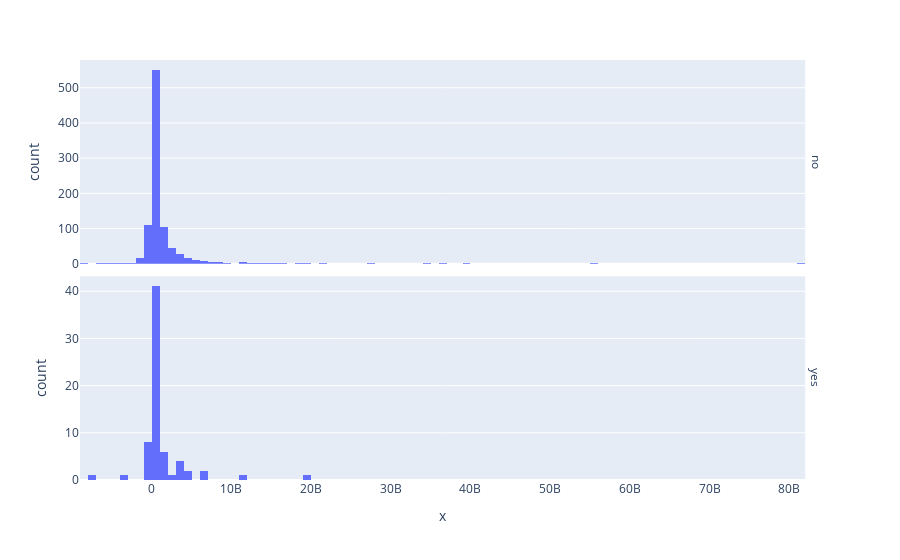

Write notebook code for a chart like this one.
### Code cell
# And finally, to remove the facet_row from the plot on the side of the graph
fig = px.histogram(x=fortune.profit, facet_row=fortune.ceo_woman)
fig.update_yaxes(matches=None)
fig.for_each_annotation(lambda a: a.update(text=a.text.split("=")[-1]))
fig.show()

### Figure 1 — Plotly figure (JSON) as saved in the notebook; plotly's stock layout.template omitted (floating-point values rounded to 4 significant figures; data arrays with more than 128 entries replaced by an {"elided": "..."} marker saying what was removed)
{"data": [{"alignmentgroup": "True", "bingroup": "x", "hovertemplate": "facet_row=no<br>x=%{x}<br>count=%{y}<extra></extra>", "legendgroup": "", "marker": {"color": "#636efa", "pattern": {"shape": ""}}, "name": "", "offsetgroup": "", "orientation": "v", "showlegend": false, "type": "histogram", "x": {"elided": "932 float values"}, "xaxis": "x2", "yaxis": "y2"}, {"alignmentgroup": "True", "bingroup": "x", "hovertemplate": "facet_row=yes<br>x=%{x}<br>count=%{y}<extra></extra>", "legendgroup": "", "marker": {"color": "#636efa", "pattern": {"shape": ""}}, "name": "", "offsetgroup": "", "orientation": "v", "showlegend": false, "type": "histogram", "x": [6634000000, 6732000000, 4807000000, 19401000000, 4440000000, 1541000000, 11083000000, 3484000000, 3970300000, 2248000000, 3748000000, -667000000, -422200000, 691000000, 3747000000, 736800000, -7656000000, 351000000, 1660900000, 870000000, 205900000, 1092000000, 713000000, 297500000, -3784200000, 968100000, 1149700000, 144500000, 705900000, 680000000, 341000000, 226000000, 852000000, 1500000000, -661400000, 820000000, 643400000, 356100000, 198100000, 1195700000, 254700000, 774000000, -267900000.0, 433000000, 396000000, 39400000, 210700000, -346800000, 529900000, 73200000, 108900000, 223400000, 137600000, 40000000, 62800000, 217900000, 380100000, 160500000, -78800000, 307600000, -157700000, 859900000, 59100000, 114000000, 61400000, 56300000, 214000000, -12800000], "xaxis": "x", "yaxis": "y"}], "layout": {"annotations": [{"font": {}, "showarrow": false, "text": "yes", "textangle": 90, "x": 0.98, "xanchor": "left", "xref": "paper", "y": 0.2425, "yanchor": "middle", "yref": "paper"}, {"font": {}, "showarrow": false, "text": "no", "textangle": 90, "x": 0.98, "xanchor": "left", "xref": "paper", "y": 0.7575, "yanchor": "middle", "yref": "paper"}], "barmode": "relative", "legend": {"tracegroupgap": 0}, "margin": {"t": 60}, "xaxis": {"anchor": "y", "domain": [0, 0.98], "title": {"text": "x"}}, "xaxis2": {"anchor": "y2", "domain": [0, 0.98], "matches": "x", "showticklabels": false}, "yaxis": {"anchor": "x", "domain": [0, 0.485], "title": {"text": "count"}}, "yaxis2": {"anchor": "x2", "domain": [0.515, 1], "title": {"text": "count"}}}}
